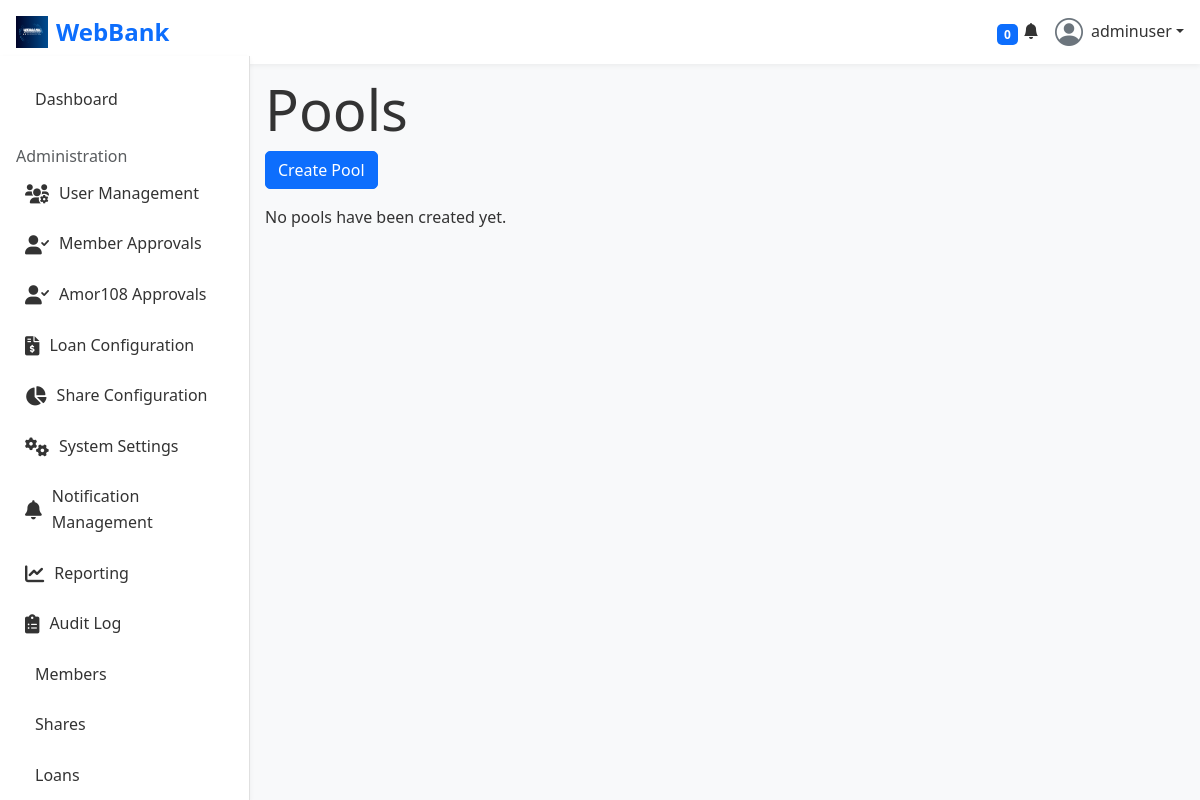
Before: /pools/ (signed in) with the older database file.
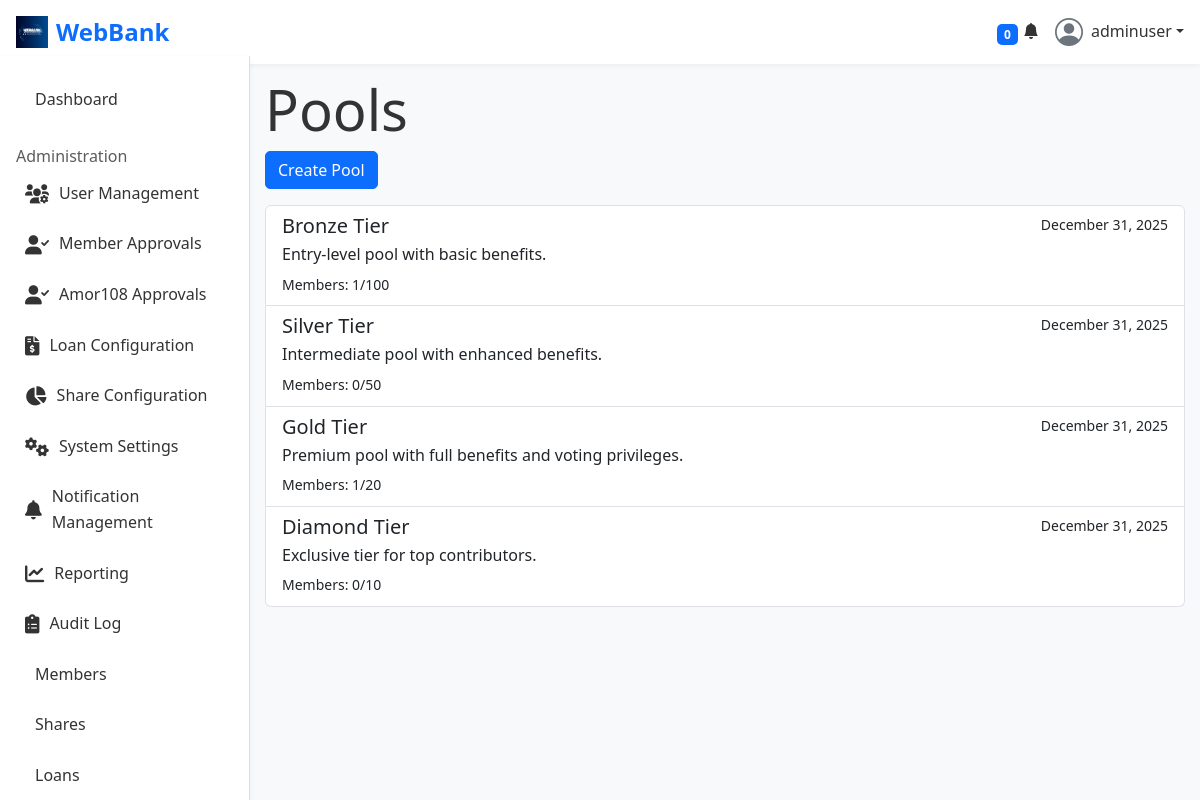
After: the same page with the newer database file.
### pools/models.py (models this page shows, shortened)
class Pool(models.Model):
    CONTRIBUTION_FREQUENCY_CHOICES = (
        ('DAILY', 'Daily'),
        ('MONTHLY', 'Monthly'),
    )
    name = models.CharField(max_length=100, unique=True)
    description = models.TextField(blank=True)
    contribution_amount = models.DecimalField(max_digits=10, decimal_places=2)
    contribution_frequency = models.CharField(max_length=10, choices=CONTRIBUTION_FREQUENCY_CHOICES)
    member_limit = models.PositiveIntegerField()
    is_active = models.BooleanField(default=True)
    is_locked = models.BooleanField(default=False, help_text="Automatically locked when member limit is reached.")
    creation_date = models.DateTimeField(auto_now_add=True)
    allow_guarantees = models.BooleanField(default=False, help_text="Allows members of this pool to guarantee loans.")
    guarantee_exposure_limit = models.DecimalField(
        max_digits=12,
        decimal_places=2,
        default=0.00,
        help_text="Maximum total amount a member can guarantee."
    )
    manager = models.ForeignKey(
        settings.AUTH_USER_MODEL,
        on_delete=models.SET_NULL,
        null=True,
        blank=True,
        related_name='managed_pools',
        limit_choices_to={'user_type__in': ['director', 'admin', 'founder']},
        help_text="The user responsible for managing this pool."
    )
    members = models.ManyToManyField(
        settings.AUTH_USER_MODEL,
        related_name='pools',
        blank=True
    )
    @property
    def member_count(self):
        return self.members.count()

### pools/views.py (the view)
# urls.py: path('', views.PoolListView.as_view(), name='pool_list'),
class PoolListView(Amor108MemberRequiredMixin, ListView):
    model = Pool
    template_name = 'pools/pool_list.html'
    context_object_name = 'pools'

### notifications/context_processors.py (called while the page is built)
def user_notifications(request):
    if request.user.is_authenticated:
        unread_count = Notification.objects.filter(user=request.user, is_read=False).count()
        recent_notifications = Notification.objects.filter(user=request.user).order_by('-created_at')[:5]
        all_notifications = Notification.objects.filter(user=request.user).order_by('-created_at') # All notifications
        return {
            'unread_notifications_count': unread_count,
            'recent_notifications': recent_notifications,
            'all_notifications': all_notifications, # Added all notifications
        }
    return {}

### pools/views.py (called while the page is built)
    def dispatch(self, request, *args, **kwargs):
        if not request.user.is_authenticated:
            return self.handle_no_permission()
        if request.user.is_staff:
            return super().dispatch(request, *args, **kwargs)
        if not hasattr(request.user, 'amor108_profile'):
            messages.error(request, "You need to complete your Amor108 profile to access pool features.")
            return redirect('amor108:profile_setup') # Assuming a profile setup URL
        return super().dispatch(request, *args, **kwargs)

### pools/templates/pools/pool_list.html
{% extends "base.html" %}
{% block content %}
  <h1>Pools</h1>
  <a href="{% url 'pools:pool_create' %}" class="btn btn-primary mb-3">Create Pool</a>
  <div class="list-group">
    {% for pool in pools %}
      <a href="{% url 'pools:pool_detail' pool.pk %}" class="list-group-item list-group-item-action">
        <div class="d-flex w-100 justify-content-between">
          <h5 class="mb-1">{{ pool.name }}</h5>
          <small>{{ pool.creation_date|date:"F d, Y" }}</small>
        </div>
        <p class="mb-1">{{ pool.description }}</p>
        <small>Members: {{ pool.member_count }}/{{ pool.member_limit }}</small>
      </a>
    {% empty %}
      <p>No pools have been created yet.</p>
    {% endfor %}
  </div>
{% endblock %}

Changed rows visible on the page:
added Pool: name "Bronze Tier", creation_date "December 31, 2025", description "Entry-level pool with basic benefits.", member_count "1", member_limit "100"
added Pool: name "Silver Tier", creation_date "December 31, 2025", description "Intermediate pool with enhanced benefits.", member_count "0", member_limit "50"
added Pool: name "Gold Tier", creation_date "December 31, 2025", description "Premium pool with full benefits and voting privileges.", member_count "1", member_limit "20"
added Pool: name "Diamond Tier", creation_date "December 31, 2025", description "Exclusive tier for top contributors.", member_count "0", member_limit "10"
Other visible differences:
text no longer shown: "No pools have been created yet."
